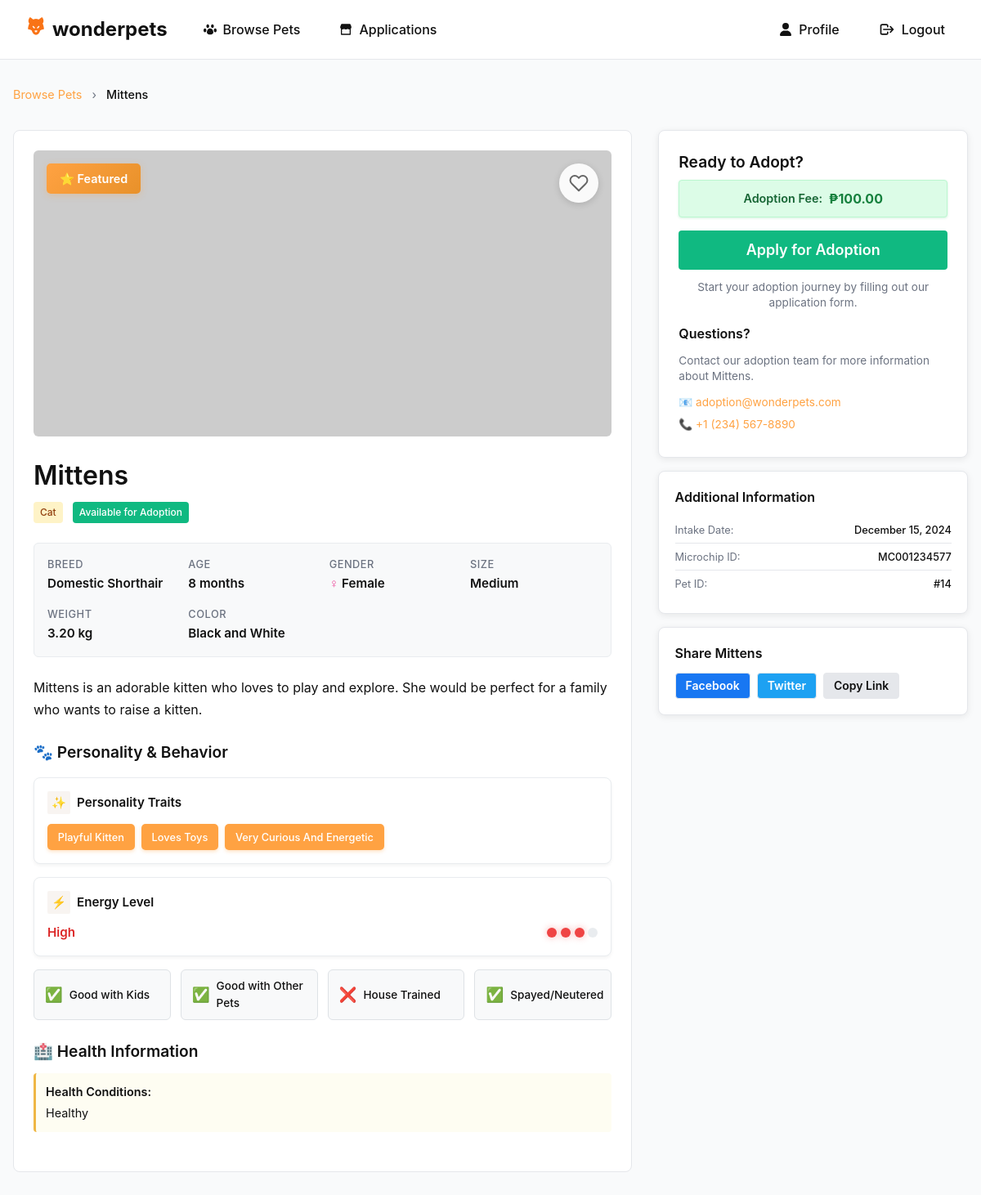
The app's page /src/pages/petProfile/index.php?id=14 (signed in) with its own data.
### tables this page shows
CREATE TABLE `pets` (
  `id` int(11) NOT NULL AUTO_INCREMENT,
  `name` varchar(100) NOT NULL,
  `pet_type_id` int(11) NOT NULL,
  `breed_id` int(11) DEFAULT NULL,
  `age_years` int(11) DEFAULT NULL,
  `age_months` int(11) DEFAULT NULL,
  `gender` enum('Male','Female','Unknown') NOT NULL,
  `size` enum('Small','Medium','Large','Extra Large') DEFAULT NULL,
  `weight` decimal(5,2) DEFAULT NULL COMMENT 'Weight in kg',
  `color` varchar(100) DEFAULT NULL,
  `personality_traits` text DEFAULT NULL,
  `health_conditions` text DEFAULT NULL,
  `special_needs` text DEFAULT NULL,
  `description` text DEFAULT NULL,
  `adoption_fee` decimal(10,2) DEFAULT 0.00,
  `is_spayed_neutered` tinyint(1) DEFAULT NULL,
  `is_house_trained` tinyint(1) DEFAULT NULL,
  `good_with_kids` tinyint(1) DEFAULT NULL,
  `good_with_pets` tinyint(1) DEFAULT NULL,
  `energy_level` enum('Low','Medium','High') DEFAULT NULL,
  `intake_date` date NOT NULL,
  `status` enum('available','pending','adopted','medical_hold','unavailable') NOT NULL DEFAULT 'available',
  `is_featured` tinyint(1) NOT NULL DEFAULT 0,
  `microchip_id` varchar(50) DEFAULT NULL,
  `pet_image` LONGBLOB DEFAULT NULL,
  `pet_image_type` varchar(50) DEFAULT NULL,
  `created_at` timestamp NOT NULL DEFAULT current_timestamp(),
  `updated_at` timestamp NOT NULL DEFAULT current_timestamp() ON UPDATE current_timestamp(),
  PRIMARY KEY (`id`),
  KEY `pet_type_id` (`pet_type_id`),
  KEY `breed_id` (`breed_id`),
  KEY `idx_status` (`status`),
  CONSTRAINT `pets_type_fk` FOREIGN KEY (`pet_type_id`) REFERENCES `pet_types` (`id`),
  CONSTRAINT `pets_breed_fk` FOREIGN KEY (`breed_id`) REFERENCES `breeds` (`id`) ON DELETE SET NULL
);

CREATE TABLE `pet_types` (
  `id` int(11) NOT NULL AUTO_INCREMENT,
  `type_name` varchar(50) NOT NULL,
  `description` text DEFAULT NULL,
  `is_active` tinyint(1) NOT NULL DEFAULT 1,
  `created_at` timestamp NOT NULL DEFAULT current_timestamp(),
  PRIMARY KEY (`id`),
  UNIQUE KEY `type_name` (`type_name`)
);

CREATE TABLE `breeds` (
  `id` int(11) NOT NULL AUTO_INCREMENT,
  `pet_type_id` int(11) NOT NULL,
  `breed_name` varchar(100) NOT NULL,
  `description` text DEFAULT NULL,
  `size_category` enum('Small','Medium','Large','Extra Large') DEFAULT NULL,
  `is_active` tinyint(1) NOT NULL DEFAULT 1,
  `created_at` timestamp NOT NULL DEFAULT current_timestamp(),
  PRIMARY KEY (`id`),
  KEY `pet_type_id` (`pet_type_id`),
  CONSTRAINT `breeds_pet_type_fk` FOREIGN KEY (`pet_type_id`) REFERENCES `pet_types` (`id`) ON DELETE CASCADE
);

### src/pages/petProfile/index.php (the view, shortened to what the rows shown need)
<?php
require '../../../server/db.php';
$pet_id = $_GET['id'] ?? null;
$pet_id = (int)$pet_id;
$sql = "
SELECT  p.*,
        b.breed_name,
        pt.type_name,
        (COALESCE(p.age_years,0) * 12 + COALESCE(p.age_months,0)) AS age_in_months
FROM pets p
LEFT JOIN breeds b ON b.id = p.breed_id
JOIN pet_types pt ON pt.id = p.pet_type_id
WHERE p.id = $pet_id
";
$result = $conn->query($sql);
$pet = $result ? $result->fetch_assoc() : null;
$age_years = (int)($pet['age_years'] ?? 0);
$age_months = (int)($pet['age_months'] ?? 0);
$age_display = '';
if ($age_years > 0) {
    $age_display .= $age_years . ' year' . ($age_years > 1 ? 's' : '');
    if ($age_months > 0) {
        $age_display .= ' and ' . $age_months . ' month' . ($age_months > 1 ? 's' : '');
    }
} else {
    $age_display = $age_months . ' month' . ($age_months > 1 ? 's' : '');
}
?>
<!DOCTYPE html>
<html lang="en">
<head>
    <link rel="stylesheet" href="index.css?v=<?php echo time(); ?>">
</head>
<body>
    <main class="container">
        <nav class="breadcrumb">
            <a href="../home/index.php">Browse Pets</a>
            <span class="separator">›</span>
            <span class="current"><?= htmlspecialchars($pet['name']) ?></span>
        </nav>
        <div class="pet-profile">
            <div class="profile-main">
                <div class="pet-info">
                    <div class="pet-header">
                        <h1 class="pet-name"><?= htmlspecialchars($pet['name']) ?></h1>
                        <div class="pet-meta">
                            <span class="badge badge-primary pet-type <?= strtolower($pet['type_name']) ?>"><?= htmlspecialchars($pet['type_name']) ?></span>
                            <span class="badge status-badge <?= strtolower(str_replace('_', '-', $pet['status'])) ?>">
                                <?php
                                switch($pet['status']) {
                                    case 'available':
                                        echo 'Available for Adoption';
                                        break;
                                }
                                ?>
                            </span>
                        </div>
                    </div>
                    <div class="facts">
                        <div class="fact-item">
                            <span class="label">Breed</span>
                            <span class="value"><?= htmlspecialchars($pet['breed_name'] ?? 'Mixed Breed') ?></span>
                        </div>
                        <div class="fact-item">
                            <span class="label">Age</span>
                            <span class="value"><?= $age_display ?></span>
                        </div>
                        <div class="fact-item">
                            <span class="value">
                                <span class="pet-gender <?= strtolower($pet['gender']) ?>">
                                    <?= htmlspecialchars($pet['gender']) ?>
                                </span>
                            </span>
                        </div>
                        <div class="fact-item">
                            <span class="label">Size</span>
                            <span class="value"><?= htmlspecialchars($pet['size'] ?? 'Not specified') ?></span>
                        </div>
                        <?php if ($pet['weight']): ?>
                        <div class="fact-item">
                            <span class="label">Weight</span>
                            <span class="value"><?= htmlspecialchars($pet['weight']) ?> kg</span>
                        </div>
                        <?php endif; ?>
                        <?php if ($pet['color']): ?>
                        <div class="fact-item">
                            <span class="label">Color</span>
                            <span class="value"><?= htmlspecialchars($pet['color']) ?></span>
                        </div>
                        <?php endif; ?>
                    </div>
                    <?php if ($pet['description']): ?>
                    <div class="description-section">
                        <p class="description"><?= nl2br(htmlspecialchars($pet['description'])) ?></p>
                    </div>
                    <?php endif; ?>
                    <?php if ($pet['personality_traits'] || $pet['energy_level'] || $pet['good_with_kids'] !== null || $pet['good_with_pets'] !== null): ?>
                    <div class="personality-section">
                        <?php if ($pet['personality_traits']): ?>
                        <div class="trait-card">
                            <div class="trait-tags">
                                <?php
                                $traits = preg_split('/[,.]/', $pet['personality_traits']);
                                foreach ($traits as $trait):
                                    $trait = trim($trait);
                                    if (!empty($trait)):
                                ?>
                                    <span class="trait-tag"><?= htmlspecialchars($trait) ?></span>
                                <?php
                                    endif;
                                endforeach;
                                ?>
                            </div>
                        </div>
                        <?php endif; ?>
                        <?php if ($pet['energy_level']): ?>
                        <div class="energy-card">
                            <div class="trait-header">
                                <span class="trait-icon">⚡</span>
                                <span class="trait-label">Energy Level</span>
                            </div>
                            <div class="energy-display">
                                <span class="energy-level-text <?php
                                    $energy_level = strtolower($pet['energy_level']);
                                    $energy_class = 'low';
                                    if (strpos($energy_level, 'low') !== false) {
                                        $energy_class = 'low';
                                    } elseif (strpos($energy_level, 'moderate') !== false || strpos($energy_level, 'medium') !== false) {
                                        $energy_class = 'medium';
                                    } elseif (strpos($energy_level, 'high') !== false) {
                                        $energy_class = 'high';
                                    }
                                    echo $energy_class;
                                ?>"><?= htmlspecialchars($pet['energy_level']) ?></span>
                                <div class="energy-bar">
                                    <?php
                                    $energy_value = 1;
                                    if (strpos($energy_level, 'low') !== false) $energy_value = 1;
                                    elseif (strpos($energy_level, 'moderate') !== false || strpos($energy_level, 'medium') !== false) $energy_value = 2;
                                    elseif (strpos($energy_level, 'high') !== false) $energy_value = 3;
                                    elseif (strpos($energy_level, 'very high') !== false) $energy_value = 4;
                                    for ($i = 1; $i <= 4; $i++):
                                    ?>
                                        <div class="energy-dot <?= $i <= $energy_value ? 'active ' . $energy_class : '' ?>"></div>
                                    <?php endfor; ?>
                                </div>
                            </div>
                        </div>
                        <?php endif; ?>
                    </div>
                    <?php endif; ?>
                    <?php if ($pet['health_conditions'] || $pet['special_needs']): ?>
                    <div class="health-section">
                        <?php if ($pet['health_conditions']): ?>
                        <div class="health-item health">
                            <span class="health-label">Health Conditions:</span>
                            <span class="health-value"><?= nl2br(htmlspecialchars($pet['health_conditions'])) ?></span>
                        </div>
                        <?php endif; ?>
                    </div>
                    <?php endif; ?>
                </div>
            </div>
            <div class="profile-sidebar">
                <div class="adoption-card">
                    <div class="adoption-header">
                        <?php if ($pet['status'] === 'available'): ?>
                            <?php if ($pet['adoption_fee'] > 0): ?>
                                <div class="adoption-fee">
                                    Adoption Fee: <strong>₱<?= number_format($pet['adoption_fee'], 2) ?></strong>
                                </div>
                            <?php endif; ?>
                        <?php elseif ($pet['status'] === 'adopted'): ?>
                            <h3>🎉 Great News!</h3>
                            <p class="adoption-message"><?= htmlspecialchars($pet['name']) ?> has found a loving home!</p>
                        <?php elseif ($pet['status'] === 'pending'): ?>
                            <h3>📝 Adoption in Progress</h3>
                            <p class="adoption-message"><?= htmlspecialchars($pet['name']) ?> is currently under review for adoption.</p>
                        <?php elseif ($pet['status'] === 'medical_hold'): ?>
                            <h3>🏥 Medical Care</h3>
                            <p class="adoption-message"><?= htmlspecialchars($pet['name']) ?> is receiving medical care and will be available soon.</p>
                        <?php else: ?>
                            <h3>Currently Unavailable</h3>
                            <p class="adoption-message"><?= htmlspecialchars($pet['name']) ?> is temporarily unavailable for adoption.</p>
                        <?php endif; ?>
                    </div>
                    <div class="contact-info">
                        <h4>Questions?</h4>
                        <p>Contact our adoption team for more information about <?= htmlspecialchars($pet['name']) ?>.</p>
                        <a href="mailto:adoption@wonderpets.com" class="contact-link">
                            📧 adoption@wonderpets.com
                        </a>
                        <a href="tel:+1234567890" class="contact-link">
                            📞 +1 (234) 567-8890
                        </a>
                    </div>
                </div>
                <div class="additional-info">
                    <div class="info-item">
                        <span class="info-label">Intake Date:</span>
                        <span class="info-value"><?= date('F j, Y', strtotime($pet['intake_date'])) ?></span>
                    </div>
                    <?php if ($pet['microchip_id']): ?>
                    <div class="info-item">
                        <span class="info-label">Microchip ID:</span>
                        <span class="info-value"><?= htmlspecialchars($pet['microchip_id']) ?></span>
                    </div>
                    <?php endif; ?>
                    <div class="info-item">
                        <span class="info-label">Pet ID:</span>
                        <span class="info-value">#<?= $pet['id'] ?></span>
                    </div>
                </div>
                <div class="share-section">
                    <h4>Share <?= htmlspecialchars($pet['name']) ?></h4>
                    <div class="share-buttons">
                        <button onclick="shareOnFacebook()" class="btn btn-sm btn-secondary share-btn facebook">Facebook</button>
                        <button onclick="shareOnTwitter()" class="btn btn-sm btn-secondary share-btn twitter">Twitter</button>
                        <button onclick="copyLink()" class="btn btn-sm btn-secondary share-btn link">Copy Link</button>
                    </div>
                </div>
            </div>
        </div>
    </main>
</body>
</html>

### records on screen
pets: name "Mittens", pet_type.type_name "Cat", breed.breed_name "Domestic Shorthair", age_months "8 months", gender "Female", size "Medium", weight "3.20", color "Black and White", description "Mittens is an adorable kitten who loves to play and explore. She would be perfect for a family who wants to raise a kitten.", personality_traits "Playful Kitten", personality_traits "Loves Toys", personality_traits "Very Curious And Energetic", energy_level "High", health_conditions "Healthy", adoption_fee "100.00", intake_date "December 15, 2024", microchip "MC001234577", id "14"
